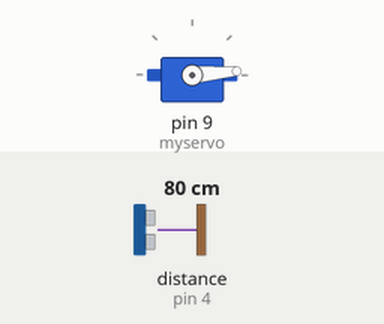
The sketch below on a simulated Arduino Uno, built with avr-gcc and run on an emulated ATmega328P. On the bench: servo. The test bench sets the inputs (shaded band); at power-on: distance to the obstacle (sensor on pin 4) 80 cm. The echo pulse lasts 58.3 µs per cm; what the sketch prints to the serial monitor is not drawn.

Above: at 1.2 s.
1.3 s: distance to the obstacle (sensor on pin 4) set to 9 cm
Timing chart, 0 to 4.3 s (numbered marks = the images above; inputs shaded):
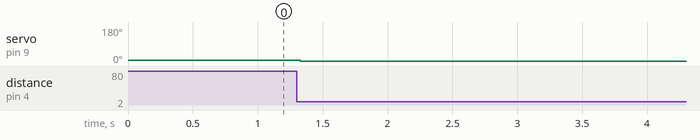

Measured:
- after the input at 1.3 s, servo on pin 9 (myservo): 5° → 0° at once

The sketch:

midterm.ino
```cpp
#include <Servo.h>
#include <NewPing.h>
#define TRIGGER_PIN 2
#define ECHO_PIN 4
#define MAX_DISTANCE 50
Servo myservo;

boolean brain = false;

NewPing myHCSR04(TRIGGER_PIN, ECHO_PIN, MAX_DISTANCE);
void setup()
{
	Serial.begin(9600);

	myservo.attach(9);
	myservo.write(5);

}

void loop()
{
	Serial.println(myHCSR04.ping_cm());
	delay(50);
    if (myHCSR04.ping_cm() > 5){
    	myservo.write(270);

     }

 if (myHCSR04.ping_cm() > 5){
        myservo.write(0);
    }
}
```
